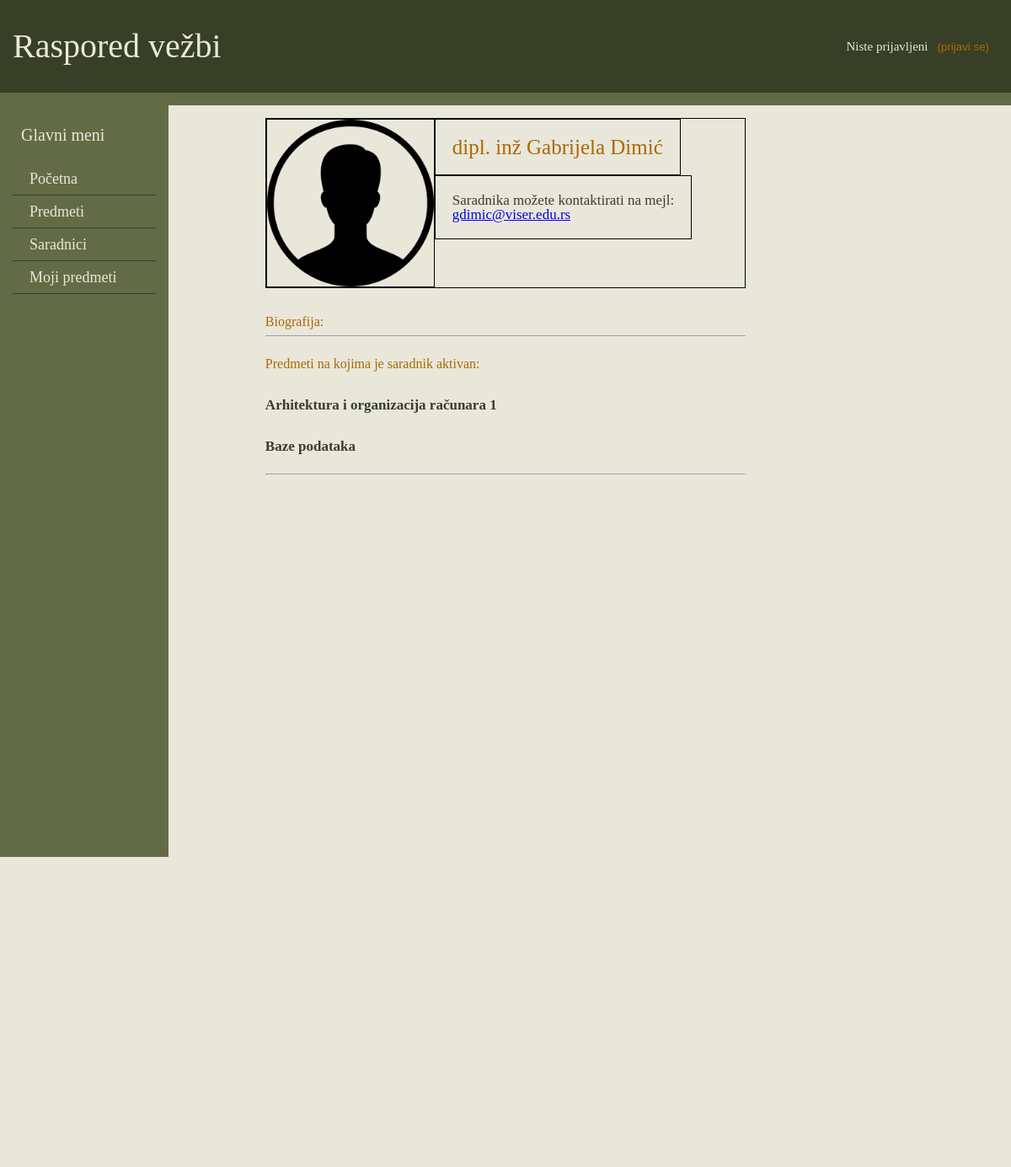
Screenshot of /stranasaradnik.php?id=10 with the database file from the repository.
### tables this page shows
CREATE TABLE `korisnici` (
  `id` int(11) NOT NULL,
  `username` varchar(20) NOT NULL,
  `pass` varchar(20) NOT NULL,
  `tip` int(11) NOT NULL,
  `ime` varchar(15) NOT NULL,
  `prezime` varchar(15) NOT NULL,
  `aktivan` int(11) NOT NULL DEFAULT '1',
  `mail` varchar(45) NOT NULL,
  `bio` text,
  `zvanje` varchar(10) DEFAULT NULL,
  `slika` varchar(255) DEFAULT NULL
);

CREATE TABLE `predmeti` (
  `id` int(11) NOT NULL,
  `naziv` varchar(100) NOT NULL,
  `opis` text,
  `lab` int(11) NOT NULL
);

### Konekcija.php (called while the page is built, shortened)
<?php
class Konekcija
{
    private $con;
    private static $pok;
    private function __construct()
    {
        $host = DB_HOST;
        $user = DB_USER;
        $name = DB_NAME;
        $pass = DB_PASS;
        $this->con = @mysqli_connect($host, $user, $pass, $name)
        OR
        die('Konekcija sa bazom nije uspela' . mysqli_connect_error());
        mysqli_set_charset($this->con, 'utf8');
    }
    public static function pokazivacKon(){
        if( self::$pok ==null )
            self::$pok = new Konekcija();
        return self::$pok;
    }
    public function getKonekcija()
    {
        return $this->con;
    }
    public static function upit($query){
        return   Konekcija::pokazivacKon()->getKonekcija()->query($query);
    }
    public static function prazna($result){
        if($result->num_rows===0)
            return 0;
        else
            return 1;
    }
}

### Saradnik.php (the view, shortened to what this page needs)
<?php
include_once "Konekcija.php";
include_once "Predmet.php";
class Saradnik{
    public static function pisiSaradnika(){
        $id=$_GET['id'];
        $qry="SELECT * FROM korisnici WHERE id=".$id;
        $error="Ovo ne može da se desi, ovo je iluzija,pogledaj bazu!!!";
        $result=Konekcija::upit($qry);
        $valid=Konekcija::prazna($result);
        if($valid==1){
           $row=$result->fetch_assoc();
           echo '<div id="saradnik" class="clearFix">';
                    if($row['slika']==NULL || $row['slika']==""){
            echo '<img src="img/user.png" id="imgsaradnik">';
                    }
            else
            echo'<img src="'.$row['slika'].'"'.'id="imgsaradnik">';
            echo'<h3 id="naslov" class="textsaradnik">'.$row['zvanje'].' '.$row['ime'].' '.$row['prezime'].'</h3>';
            echo '<p id="mail" class="textsaradnik">Saradnika možete kontaktirati na mejl:<br><a href="mailto:" '.$row['mail'].'>'.
            $row['mail'].'</a></p>';
           echo '</div>';
            echo '<div id="biografijaS">';
                    echo '<br><br><p>Biografija:<br>'.$row['bio'].'</p>';
        }
        else
            echo '<h1>'.$error.'</h1>';
    }
        public static function aktivanNa($id){
            $error='Saradnik nije angažovan ni na jednom predmetu';
            $qry="SELECT id, naziv FROM predmeti WHERE id IN (
                            SELECT idpredmet FROM predaje WHERE idsaradnik=".$id." AND aktivan=1)";
            $result=Konekcija::upit($qry);
            $validacija=Konekcija::prazna($result);
            if($validacija==1){
                while($row=$result->fetch_assoc()){
                    $naziv=$row['naziv'];
                    $idp=$row['id'];
                    Predmet::pisiListu($idp,$naziv);
                }
            }
            else echo $error;
        }
}

### Predmet.php (shortened to what this page needs)
<?php
include_once 'Konekcija.php';
include_once 'Saradnik.php';
class Predmet
{
    public static function pisiListu($id,$name){
        echo '<br><li class="lista"><a href="stranapredmeta.php?id='.$id.'">'.$name.'</a></li><br>';
    }
}

### css/style.css (style rules this page uses)
html, body, div, span, applet, object, iframe, h1, h2, h3, h4, h5, h6, p, blockquote, pre, a, abbr, acronym, address, big, cite, code, del, dfn, em, img, ins, kbd, q, s, samp, small, strike, strong, sub, sup, tt, var, b, u, i, center, dl, dt, dd, ol, ul, li, fieldset, form, label, legend, table, caption, tbody, tfoot, thead, tr, th, td, article, aside, canvas, details, embed, figure, figcaption, footer, header, menu, nav, output, ruby, section, summary, time, mark, audio, video { margin: 0; padding: 0; border: 0; font-size: 100%; font: inherit; vertical-align: baseline; }
body { line-height: 1; }
body { padding:0; margin:0; background-color:#e9e7da ; color: #AA6900; }
h3 { font-size:30px; }
.lista { list-style-type: none; }
.lista a { text-decoration: none; color:#373f27; font-size:17px; font-weight: bold; }
#saradnik { border:1px solid black; width:100%; height: auto; }
.clearFix { content:' '; clear: both; display:table; }
#imgsaradnik { float:left; border:1px solid black; width:200px; height:200px; }
.textsaradnik { float:left; padding:20px; height:auto; width:auto; border:1px solid black; }
#naslov { font-size:25px; }
#mail { color:#373f27; font-size:17px; }
#biografijaS { width:100%; height:auto; }

### css/grid.css (style rules this page uses)
html { box-sizing: border-box; }
*,*:before,*:after { box-sizing: inherit; }

### rows the page displays
korisnici: zvanje "dipl. inž", ime "Gabrijela", prezime "Dimić", mail "gdimic@viser.edu.rs"
predmeti: naziv "Arhitektura i organizacija računara 1"
predmeti: naziv "Baze podataka"

### other values shown
$status "Niste prijavljeni"
